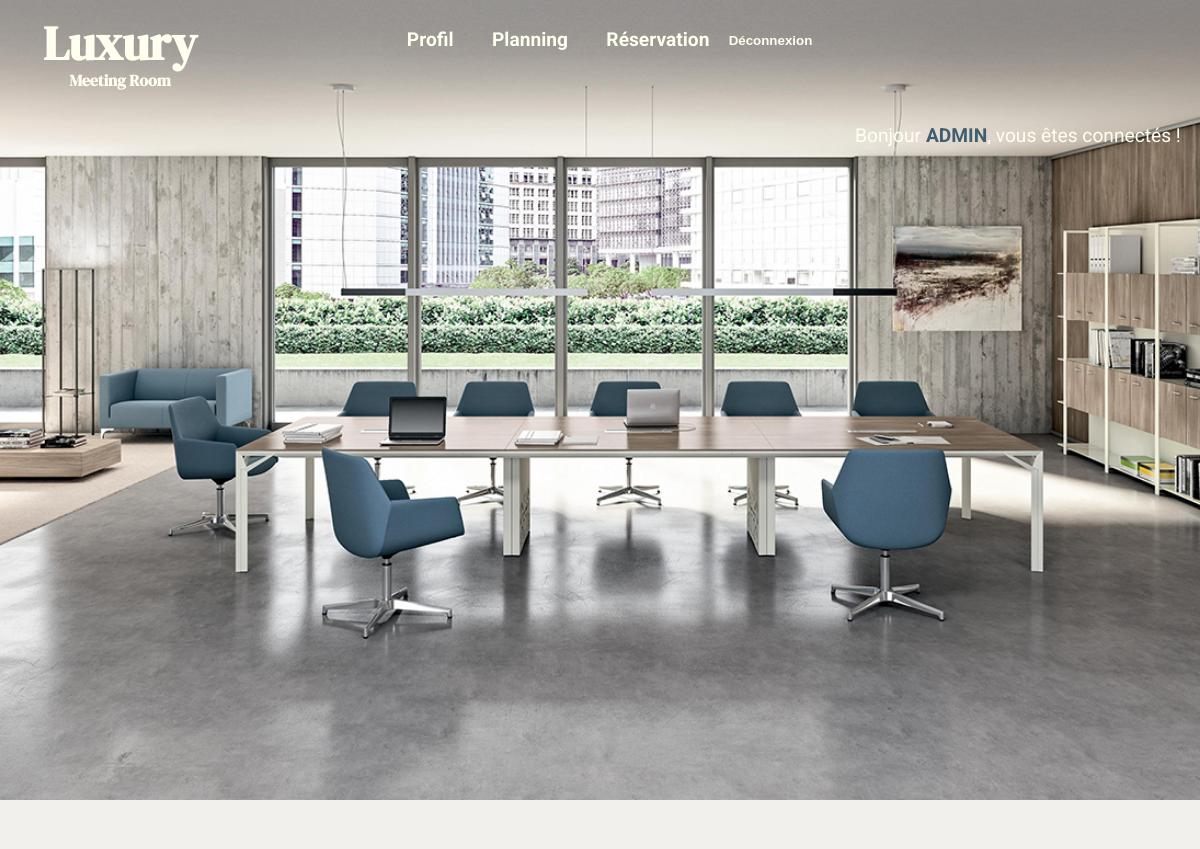
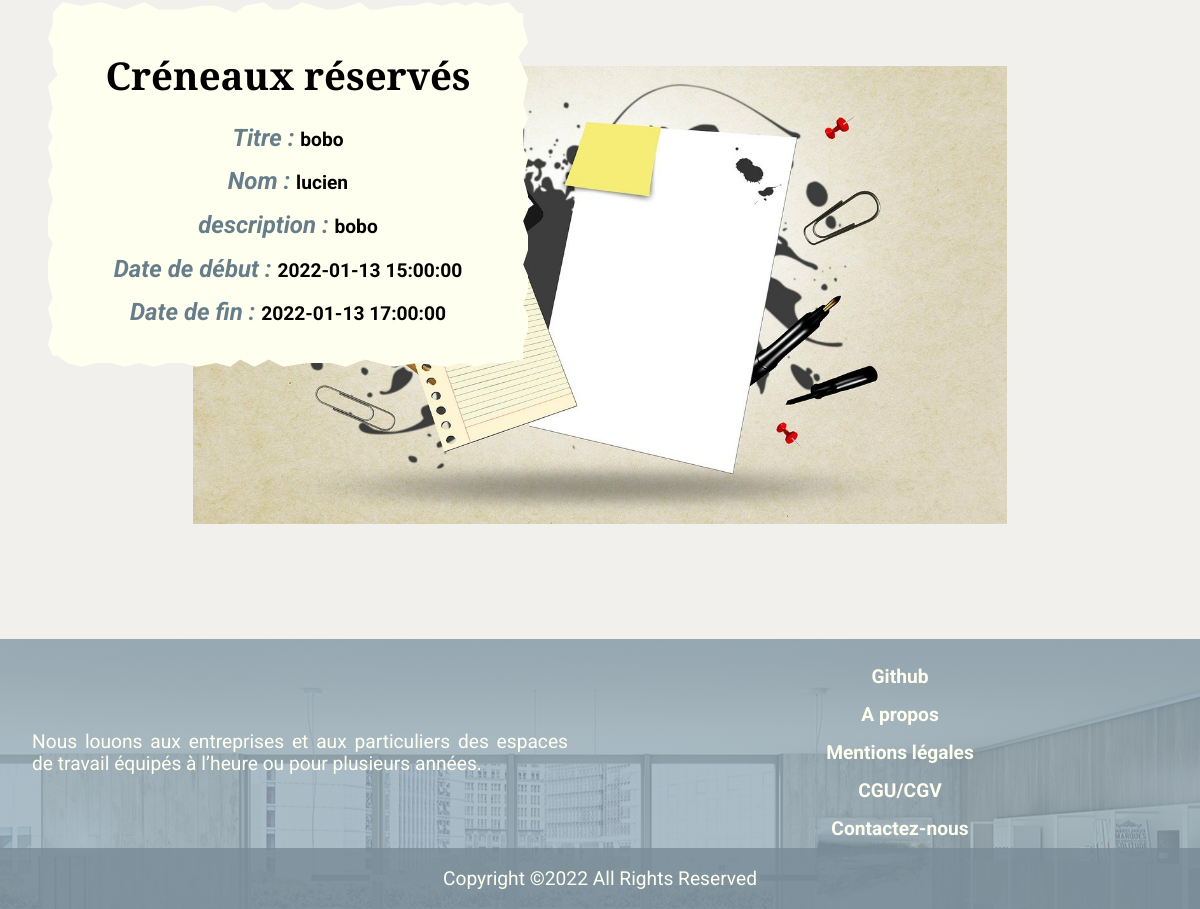
The app's page /view/reservation.php?id=66 (signed in) with its own data (2 pictures, top to bottom).
### tables this page shows
CREATE TABLE IF NOT EXISTS `reservations` (
  `id` int(11) NOT NULL AUTO_INCREMENT,
  `titre` varchar(255) NOT NULL,
  `description` text NOT NULL,
  `debut` datetime NOT NULL,
  `fin` datetime NOT NULL,
  `id_utilisateur` int(11) NOT NULL,
  PRIMARY KEY (`id`)
);

CREATE TABLE IF NOT EXISTS `utilisateurs` (
  `id` int(11) NOT NULL AUTO_INCREMENT,
  `login` varchar(255) NOT NULL,
  `password` varchar(255) NOT NULL,
  PRIMARY KEY (`id`)
);

### traitements/page-traitement/traitement-reservation.php (called while the page is built, shortened)
<?php
require ('bdd.php');
$res_id = $_GET['id'];
$req = mysqli_query($bdd, "SELECT id_utilisateur, login, titre, description, debut, fin FROM reservations
INNER JOIN utilisateurs ON reservations.id_utilisateur = utilisateurs.id WHERE reservations.id = $res_id");
$res = mysqli_fetch_all($req, MYSQLI_ASSOC);

### view/reservation.php (the view, shortened to what this page needs)
<?php
require ('../traitements/page-traitement/bdd.php');
require ('../traitements/page-traitement/traitement-reservation.php');
?>
<!DOCTYPE html>
<html lang="fr">
    <head>
        <link href="../styles/css/css.css" rel="stylesheet">
    </head>
    <body class="body-inscription">
    <?php require ('require/header.php'); ?>
        <main>
            <section class="sect-reserv">
                <div>
                <h2>Créneaux réservés</h2>
                <?php
                foreach($res as $value) { ?>
                    <p><span>Titre : </span><?php echo $value['titre']?></p>
                    <p><span>Nom : </span><?php echo $value['login']?></p>
                    <p><span>description : </span><?php echo $value['description']?></p>
                    <p><span>Date de début : </span><?php echo $value['debut']?></p>
                    <p><span>Date de fin : </span><?php echo $value['fin']?></p>
                <?php } ?>
                </div>
                <img src="../assets/img/reservation.jpg" alt="">
            </section>
        </main>
        <?php require('require/footer.php'); ?>
    </body>
</html>

### styles/css/css.css (style rules this page uses)
* { box-sizing : border-box; margin: 0; padding: 0; }
html,body { width: 100%; }
body { scroll-behavior: smooth; line-height: 1.15; margin : 0; font-family: 'Roboto', sans-serif; font-size: 1.2em; background-color: #f2f0ed; }
h1, h2 { margin: 0; padding: 0.5em; font-family: 'Cormorant Garamond', serif; font-size: 2em; text-align: center; }
p { padding: 1em; }
img { max-width: 100%; }
main { margin : 0; background-repeat: no-repeat; }
section { padding: 1em; }
.sect-reserv div { width: 90%; margin: 2rem auto; padding: 2rem; background-color: ivory; text-align: center; font-weight: bolder; clip-path: polygon(3% 0, 7% 1%, 11% 0%, 16% 2%, 20% 0, 23% 2%, 28% 2%, 32% 1%, 35% 1%, 39% 3%, 41% 1%, 45% 0%, 47% 2%, 50% 2%, 53% 0, 58% 2%, 60% 2%, 63% 1%, 65% 0%, 67% 2%, 69% 2%, 73% 1%, 76% 1%, 79% 0, 82% 1%, 85% 0, 87% 1%, 89% 0, 92% 1%, 96% 0, 98% 3%, 99% 3%, 99% 6%, 100% 11%, 98% 15%, 100% 21%, 99% 28%, 100% 32%, 99% 35%, 99% 40%, 100% 43%, 99% 48%, 100% 53%, 100% 57%, 99% 60%, 100% 64%, 100% 68%, 99% 72%, 100% 75%, 100% 79%, 99% 83%, 100% 86%, 100% 90%, 99% 94%, 99% 98%, 95% 99%, 92% 99%, 89% 100%, 86% 99%, 83% 100%, 77% 99%, 72% 100%, 66% 98%, 62% 100%, 59% 99%, 54% 99%, 49% 100%, 46% 98%, 43% 100%, 40% 98%, 38% 100%, 35% 99%, 31% 100%, 28% 99%, 25% 99%, 22% 100%, 19% 99%, 16% 100%, 13% 99%, 10% 99%, 7% 100%, 4% 99%, 2% 97%, 1% 97%, 0% 94%, 1% 89%, 0% 84%, 1% 81%, 0 76%, 0 71%, 1% 66%, 0% 64%, 0% 61%, 0% 59%, 1% 54%, 0% 49%, 1% 45%, 0% 40%, 1% 37%, 0% 34%, 1% 29%, 0% 23%, 2% 20%, 1% 17%, 1% 13%, 0 10%, 1% 6%, 1% 3%); }
.sect-reserv p { padding: 0.5rem; }
.sect-reserv span { color: rgb(65, 94, 112, 80%); font-size: 1.5rem; font-style: italic; }
@media screen and (min-width: 1024px) { .sect-reserv { position: relative; } }
@media screen and (min-width: 1024px) { .sect-reserv img { display: block; width: 70%; margin: 6rem auto; } }
@media screen and (min-width: 1024px) { .sect-reserv div { position: absolute; left: 3rem; width: 40%; } }

### records on screen
reservations: titre "bobo", id_utilisateur.login "lucien", description "bobo", debut "2022-01-13 15:00:00", fin "2022-01-13 17:00:00"

### other values on screen
$_SESSION['login'] "ADMIN"
